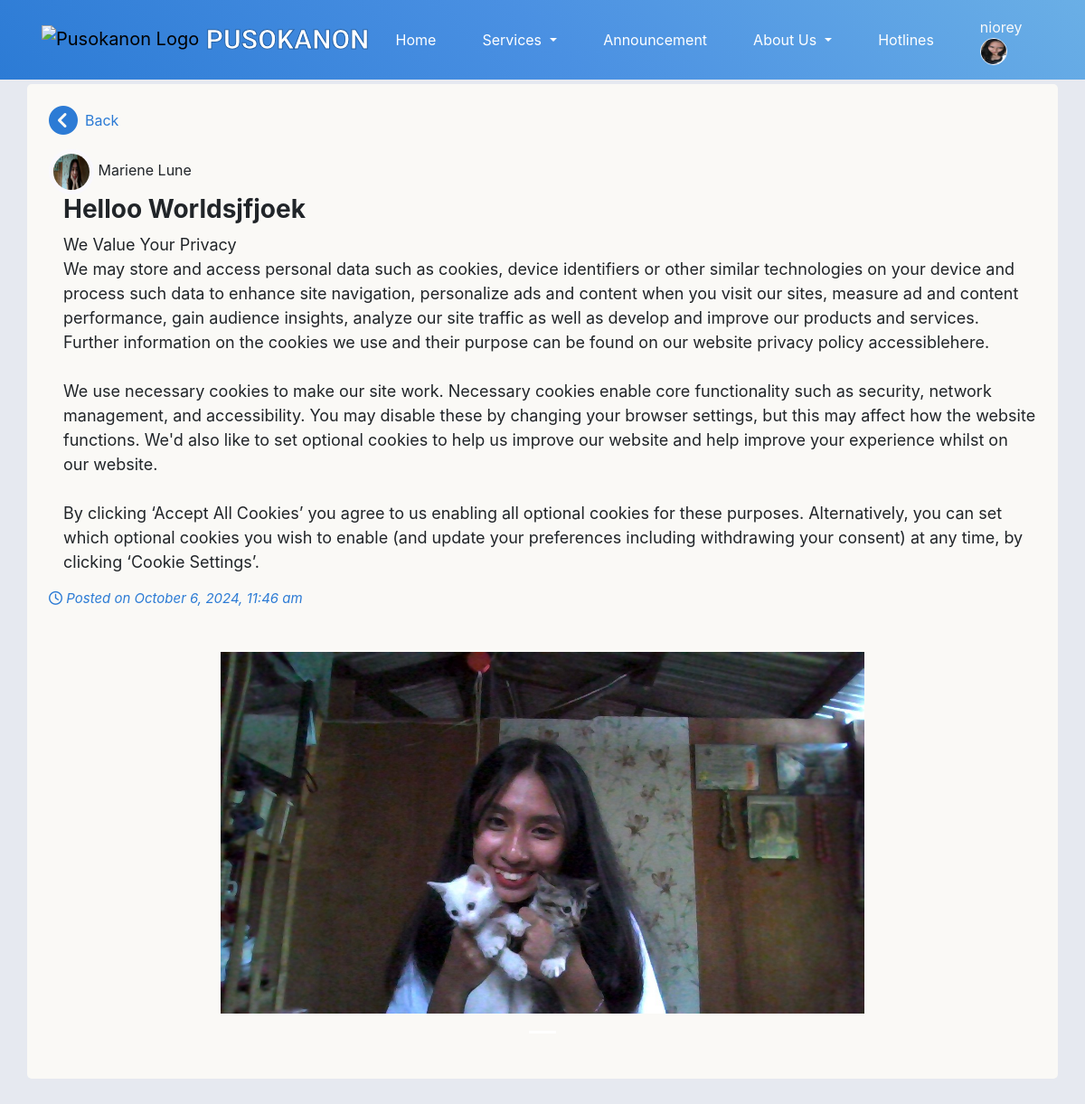
The page /resident_post.php?id=1&ref=forum (signed in) on the database its author committed.
### tables this page shows
CREATE TABLE `resident_users` (
  `res_ID` int(11) NOT NULL,
  `res_fname` varchar(50) NOT NULL,
  `res_lname` varchar(50) NOT NULL,
  `res_midname` varchar(50) NOT NULL,
  `res_suffix` varchar(10) DEFAULT NULL,
  `gender` varchar(10) NOT NULL,
  `birth_date` date NOT NULL,
  `civil_status` varchar(20) NOT NULL,
  `citizenship` varchar(30) NOT NULL,
  `place_birth` varchar(100) NOT NULL,
  `contact_no` varchar(13) NOT NULL,
  `res_email` varchar(100) NOT NULL,
  `addr_sitio` varchar(50) NOT NULL,
  `res_password` varchar(100) NOT NULL,
  `profile_picture` varchar(200) DEFAULT NULL,
  `registered_voter` varchar(15) NOT NULL,
  `userRole_id` int(11) NOT NULL,
  `verification_image` varchar(128) DEFAULT NULL,
  `register_at` datetime NOT NULL DEFAULT current_timestamp(),
  `reset_token_hash` varchar(64) DEFAULT NULL,
  `reset_token_expires_at` datetime DEFAULT NULL,
  `account_active_status` varchar(16) NOT NULL DEFAULT 'Unregistered'
);

CREATE TABLE `user_posts` (
  `post_id` int(11) NOT NULL,
  `res_id` int(11) NOT NULL,
  `title` varchar(255) NOT NULL,
  `content` text NOT NULL,
  `created_at` timestamp NOT NULL DEFAULT current_timestamp(),
  `upvotes` int(11) NOT NULL DEFAULT 0,
  `downvotes` int(11) NOT NULL DEFAULT 0
);

CREATE TABLE `user_posts_media` (
  `media_id` int(11) NOT NULL,
  `post_id` int(11) NOT NULL,
  `media_type` enum('image','video') NOT NULL,
  `media_path` varchar(255) NOT NULL
);

### db/DBconn.php (called while the page is built, shortened)
<?php
function fetchResidentPost($pdo, $post_id) {
    $stmt = $pdo->prepare("SELECT p.*
                           FROM user_posts p
                           WHERE p.post_id = ?");
    $stmt->execute([$post_id]);
    return $stmt->fetch();
}
function fetchResidentPostMedia($pdo, $post_id) {
    $stmt = $pdo->prepare("SELECT * FROM user_posts_media WHERE post_id = ?");
    $stmt->execute([$post_id]);
    return $stmt->fetchAll();
}
function fetchPosterDetails($pdo, $residentId){
    $sql = "SELECT * FROM resident_users WHERE res_ID = :residentId";
    $stmt = $pdo->prepare($sql);
    $stmt->bindParam(':residentId', $residentId, PDO::PARAM_INT);
    $stmt->execute();
    return $stmt->fetch(PDO::FETCH_ASSOC);
}

### resident_post.php (the view, shortened to what this page needs)
<?php
    include 'include/header.php';
    include 'db/DBconn.php';
    $post_id = $_GET['id'];
    $post = fetchResidentPost($pdo, $post_id);
    $poster = fetchPosterDetails($pdo, $post['res_id']);
    $media = fetchResidentPostMedia($pdo, $post_id);
?>
<link rel="stylesheet" href="css/resident_post.css">
<div class="container fluid d-flex justify-content-center">
    <section class="main">
        <div class="row my-3">
            <div class="Post px-4 py-4">
                <div class="d-flex justify-content-between align-items-center">
                    <div class="back-container">
                        <a href="<?php echo isset($_SESSION['post_referrer']) && $_SESSION['post_referrer'] == 'own-posts' ? 'view-own-posts.php' : 'Forum.php'; ?>" class="back-button d-flex align-items-center gap-2 mb-3" style="text-decoration: none; color: #2C7BD5;">
                            <i class="fas fa-circle-chevron-left fa-2x"></i>
                            <span>Back</span>
                        </a>
                    </div>
                </div>
                <img src="<?php echo $poster['profile_picture'] ? 'db/ProfilePictures/' . $poster['profile_picture'] : 'PicturesNeeded/blank_profile.png'; ?>" alt="Profile Picture" class="profile-picture">
                <span class="poster-name"><?php echo htmlspecialchars($poster['res_fname'] . ' ' . $poster['res_lname']); ?></span>
                <h3 class="fw-bold ml-3"><?php echo htmlspecialchars($post['title']); ?></h3>
                <p class="ml-3"><?php echo nl2br(htmlspecialchars($post['content'])); ?></p>
                <p class="posted mt-3"><i class="far fa-clock"></i> Posted on <?php echo date('F j, Y, g:i a', strtotime($post['created_at'])); ?></p>
                <?php if (!empty($media)): ?>
                <div id="Post<?php echo $post_id; ?>" class="carousel slide d-flex" data-bs-interval="false">
                    <div class="carousel-indicators">
                        <?php foreach ($media as $index => $item): ?>
                            <button type="button" data-bs-target="#Post<?php echo $post_id; ?>" data-bs-slide-to="<?php echo $index; ?>" <?php echo $index === 0 ? 'class="active" aria-current="true"' : ''; ?> aria-label="Slide <?php echo $index + 1; ?>"></button>
                        <?php endforeach; ?>
                    </div>
                    <div class="carousel-inner my-5">
                        <?php foreach ($media as $index => $item): ?>
                            <div class="carousel-item <?php echo $index === 0 ? 'active' : ''; ?>">
                                <?php if ($item['media_type'] === 'image'): ?>
                                    <img src="db/PostMedias/Images/<?php echo htmlspecialchars($item['media_path']); ?>" class="image" alt="Post Image">
                                <?php endif; ?>
                            </div>
                        <?php endforeach; ?>
                    </div>
                </div>
                <?php endif; ?>
            </div>
        </div>
    </section>
</div>

### css/navbarstyles.css (style rules this page uses)
body { background-color: #e6e9f0; background-image: url("../PicturesNeeded/pusokLogoTransparent.png"); background-size: cover; background-position: center; background-repeat: no-repeat; background-attachment: fixed; }
p { margin-top: 0; margin-bottom: 0rem; }

### css/resident_post.css (style rules this page uses)
.main { width: 100%; margin-top: 77px; }
.image { height: 100%;; width: 100%; }
.carousel-item { width: 100%; height: 400px; overflow: hidden; }
.carousel-item img { width: 100%; height: 100%; object-fit: contain; margin-top: auto; }
.Post { margin-bottom: 20px; padding: 5px; background-color: #FAF9F6; border-radius: 5px; height: auto; min-height: fit-content; }
p { font-size: 18px; }
h3, p { color: #212529;; }
h3, h2 { font-weight: bold; }
.posted { color: #2C7BD5; font-size: 15px; font-style: italic; }
.profile-picture { border: 5px solid #F9F8FD; width: 50px; height: 50px; border-radius: 50%; }

### rows shown on the page
resident_users: profile_picture (picture), res_fname+res_lname "Mariene Lune"
user_posts: title "Helloo Worldsjfjoek", content "We Value Your Privacy We may store and access personal data such as cookies, device identifiers or other similar technologies on your device and process such data to enhance site navigation, personalize ads and content when you visit our sites, measure ad and content performance, gain audience insights, analyze our site traffic as well as develop and improve our products and services. Further information on the cookies we use and their purpose can be found on our website privacy policy accessiblehere. We use necessary cookies to make our site work. Necessary cookies enable core functionality such as security, network management, and accessibility. You may disable these by changing your…", created_at "October 6, 2024, 11:46 am"
user_posts_media: media_path (picture)

### other values the page prints
$firstName "niorey"
